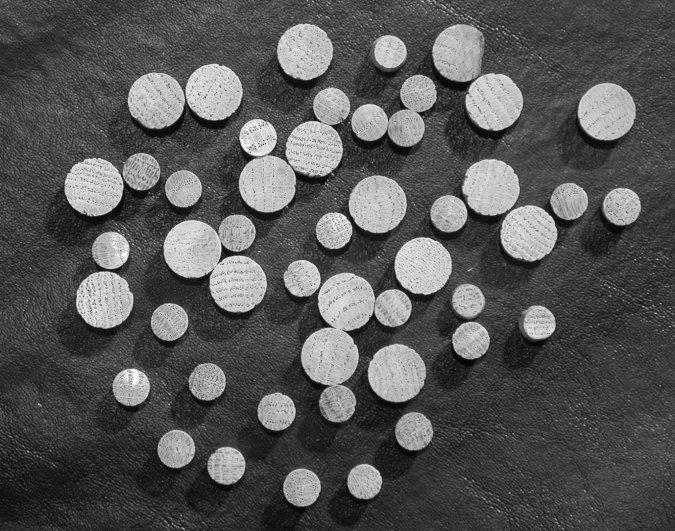
%> input picture DIP/第五次作业_PB16070837_刘鼎乾/测试图像/3.tif, 675 x 531 px
$ octave task5.m   (GNU Octave 9; MATLAB toolbox functions it lacks are replaced by stand-ins)
%> lines starting %> are read from the running program, lines starting %| are printed output that depends on the picture
### DIP/第五次作业_PB16070837_刘鼎乾/测试图像/myopen.m
function [img_2] = myopen(A,B)

img_1=imerode(A,B);

img_2=imdilate(img_1,B);


end

### DIP/第五次作业_PB16070837_刘鼎乾/测试图像/task5.m
f=imread('3.tif');
%> f is the input picture: size 531x675 uint8; min 2, max 255, mean 86.7
%w=fspecial('gaussian',4,4);
%f=imfilter(f,w);
figure(1);
imshow(f);

k=10;
se =strel('disk',k);
fo =myopen(f,se);
%> in myopen, `img_2=imdilate(img_1,B);`:
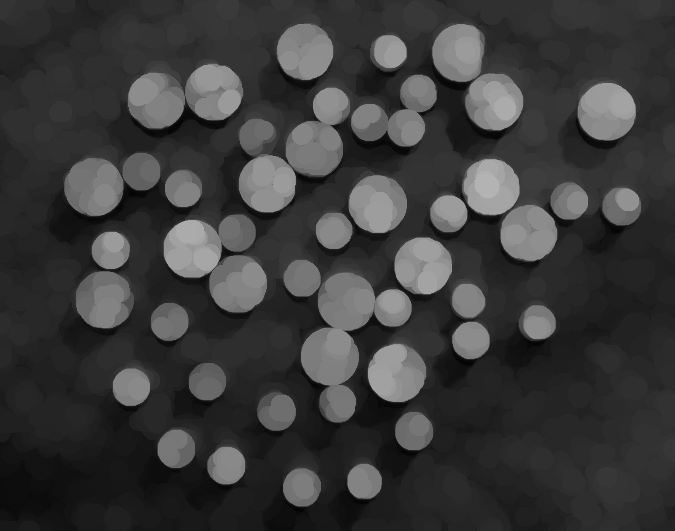
%> img_2: size 531x675 uint8; min 2, max 179, mean 58.9
figure(2);
imshow(fo);

k=20;
se =strel('disk',k);
fo =myopen(f,se);
%> in myopen (call 2), `img_1=imerode(A,B);`:
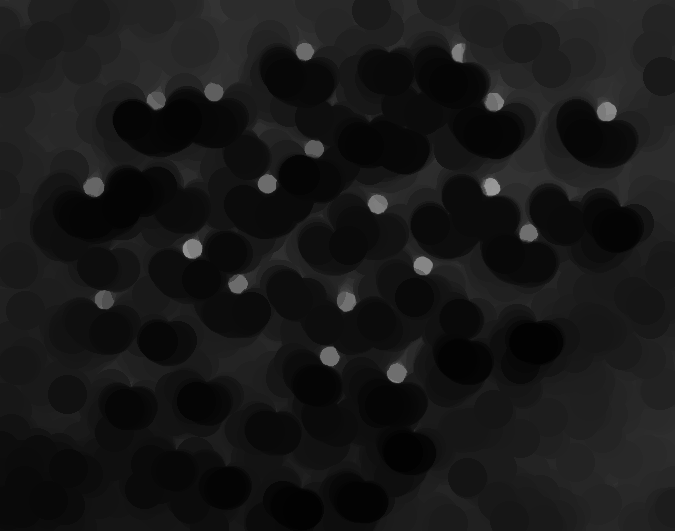
%> img_1: size 531x675 uint8; min 2, max 154, mean 23.5
%> in myopen (call 2), `img_2=imdilate(img_1,B);`:
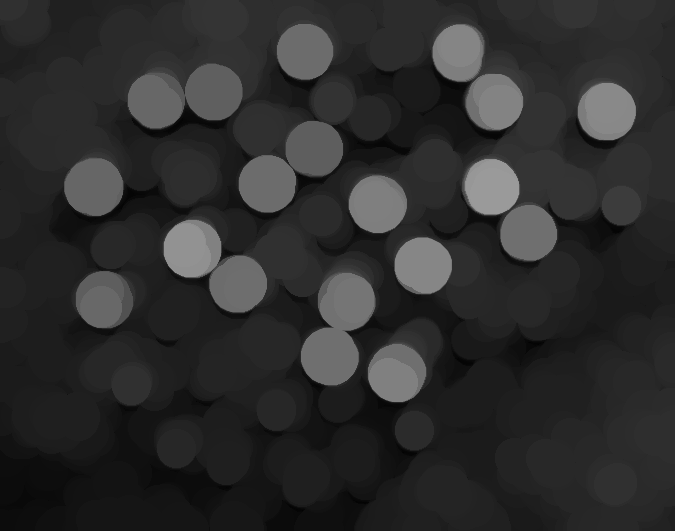
%> img_2: size 531x675 uint8; min 2, max 154, mean 45.2
figure(3);
imshow(fo);

k=25;
se =strel('disk',k);
fo =myopen(f,se);
%> in myopen (call 3), `img_1=imerode(A,B);`:
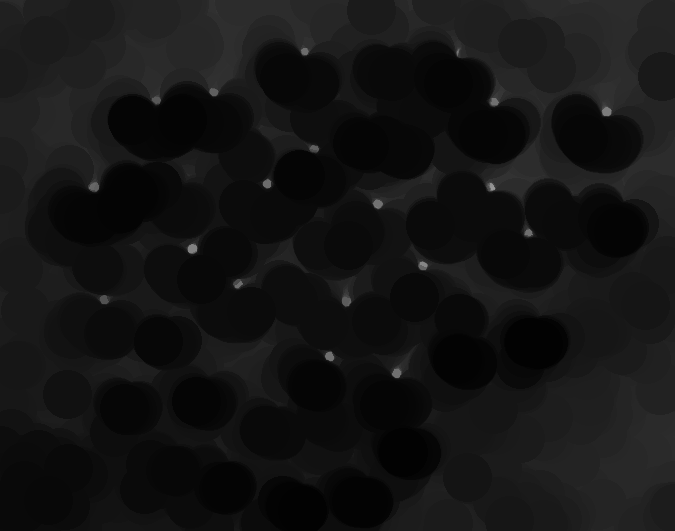
%> img_1: size 531x675 uint8; min 2, max 151, mean 19.8
figure(4);
imshow(fo);

k=30;
se =strel('disk',k);
fo =myopen(f,se);
%> in myopen (call 4), `img_2=imdilate(img_1,B);`:
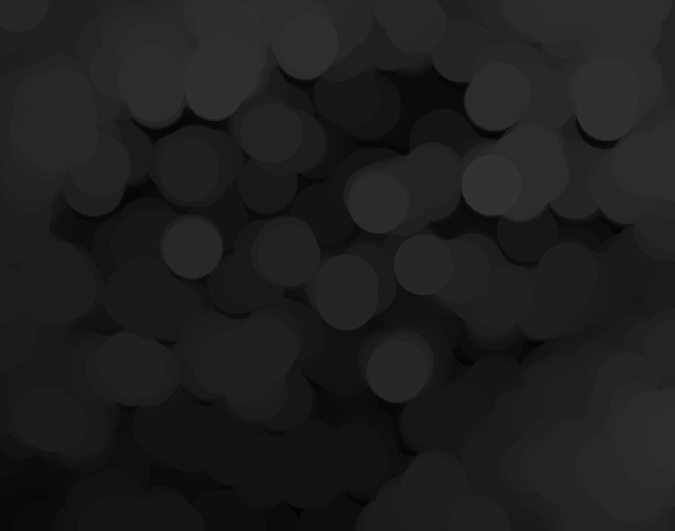
%> img_2: size 531x675 uint8; min 2, max 50, mean 29.9
figure(5);
imshow(fo);

sumpixels=zeros(1,36);
for k=0:35
    se =strel('disk',k);
    fo =imopen(f,se);
    sumpixels(k+1)=sum(fo(:));
end
%> this loop made 36 passes
%> pass 3, `fo =imopen(f,se);`:
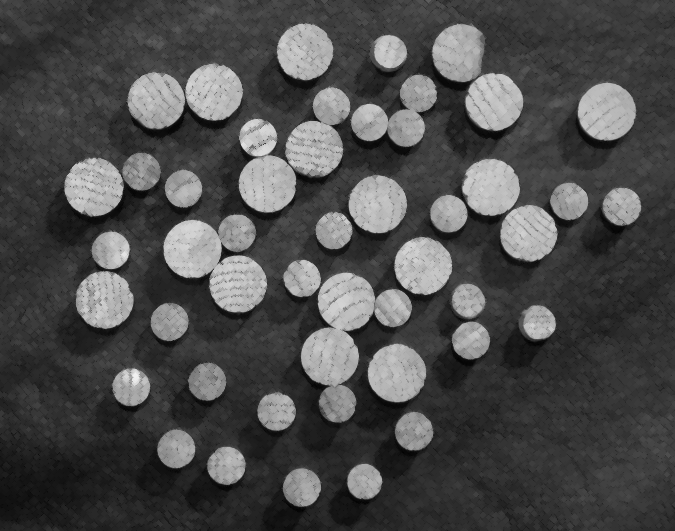
%> fo: size 531x675 uint8; min 2, max 240, mean 76.1
%> after the loop, sumpixels = 36 values, max 31078774 at index 1, min 9697369 at index 36, mean 18241474.3
figure(6);
plot(-diff(sumpixels));
xlabel('k');
ylabel('Surface area reduction');
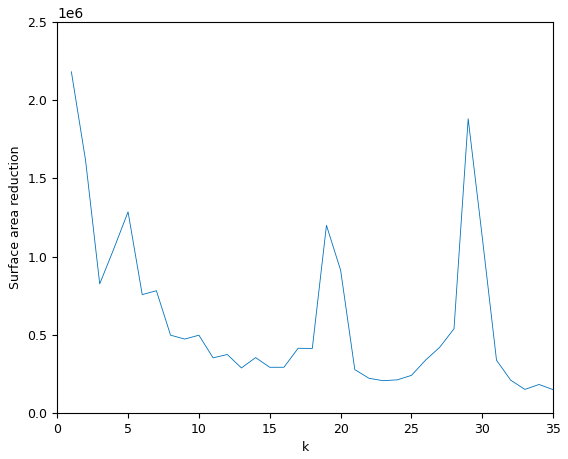
%> figure redrawn from the program's plot data; curve peaks at x = 1, y = 2181671

$ run again, with DIP/第五次作业_PB16070837_刘鼎乾/测试图像/2.tif copied over DIP/第五次作业_PB16070837_刘鼎乾/测试图像/3.tif
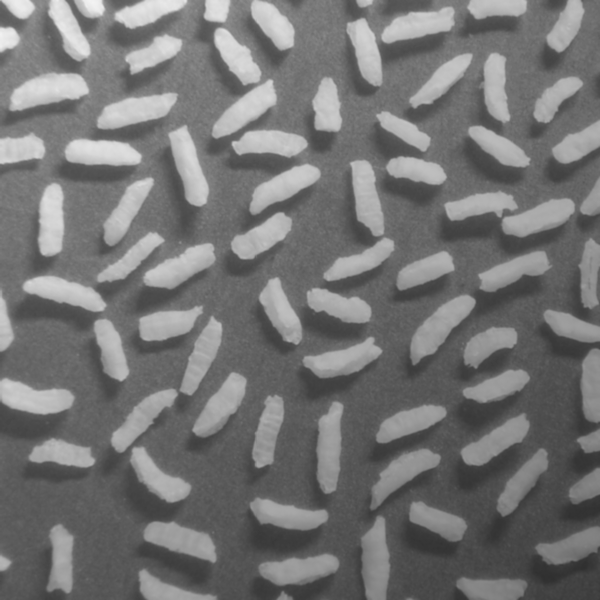
%> input picture DIP/第五次作业_PB16070837_刘鼎乾/测试图像/2.tif, 600 x 600 px
%> f is the input picture: size 600x600 uint8; min 47, max 243, mean 116.4
%> in myopen (call 4), `img_2=imdilate(img_1,B);`:
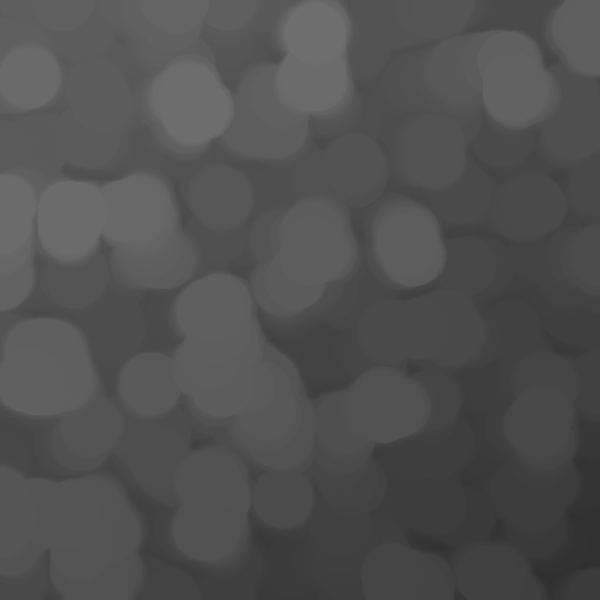
%> img_2: size 600x600 uint8; min 47, max 110, mean 80.7
%> after the loop `for k=0:35`: sumpixels = 36 values, max 41908968 at index 1, min 28007635 at index 36, mean 34415401.7
%> `ylabel('Surface area reduction');`:
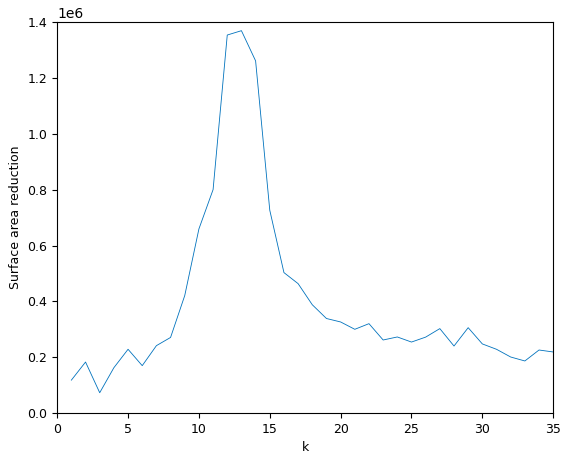
%> figure redrawn from the program's plot data; curve peaks at x = 13, y = 1368930

$ run again, with DIP/第五次作业_PB16070837_刘鼎乾/测试图像/4.tif copied over DIP/第五次作业_PB16070837_刘鼎乾/测试图像/3.tif
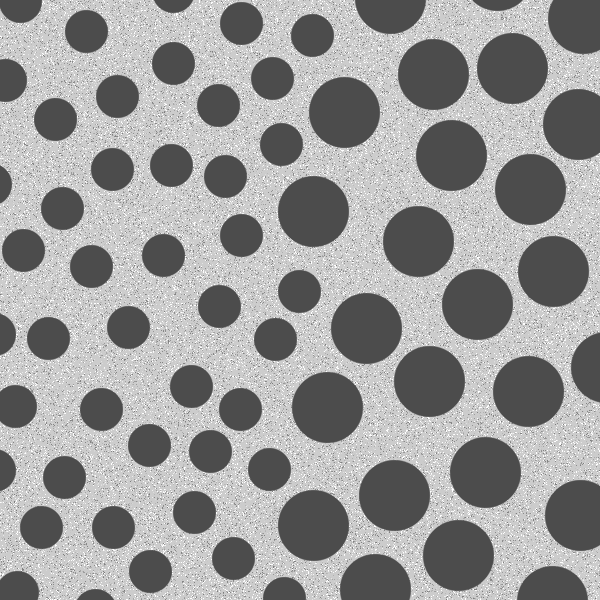
%> input picture DIP/第五次作业_PB16070837_刘鼎乾/测试图像/4.tif, 600 x 600 px
%> f is the input picture: size 600x600 uint8; min 76, max 255, mean 153.6
%> in myopen (call 4), `img_2=imdilate(img_1,B);`:
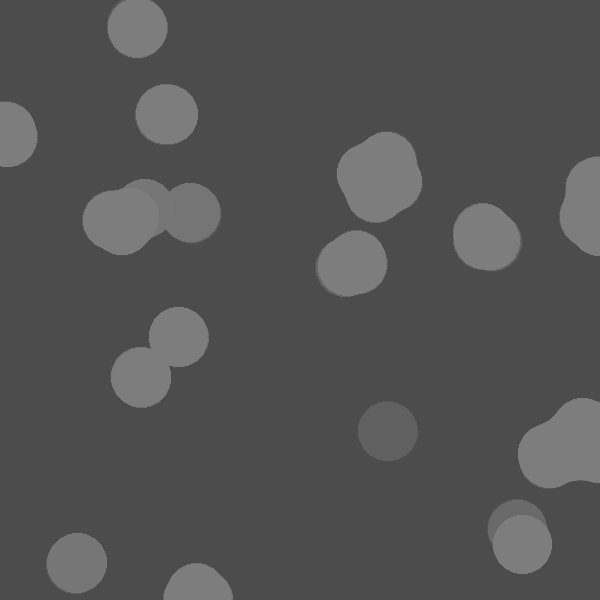
%> img_2: size 600x600 uint8; min 76, max 125, mean 82.9
%> after the loop `for k=0:35`: sumpixels = 36 values, max 55286736 at index 1, min 27961270 at index 36, mean 37339667.1
%> `ylabel('Surface area reduction');`:
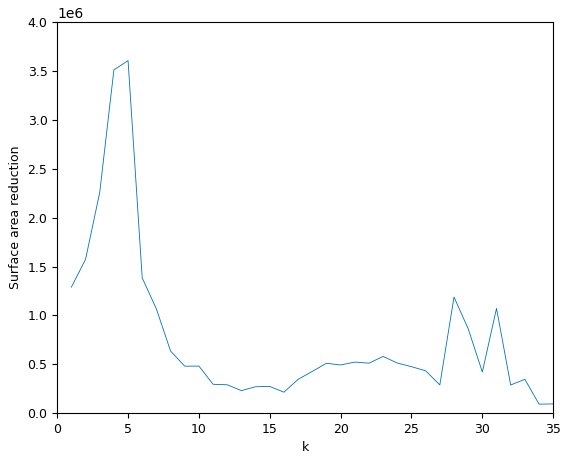
%> figure redrawn from the program's plot data; curve peaks at x = 5, y = 3605338
